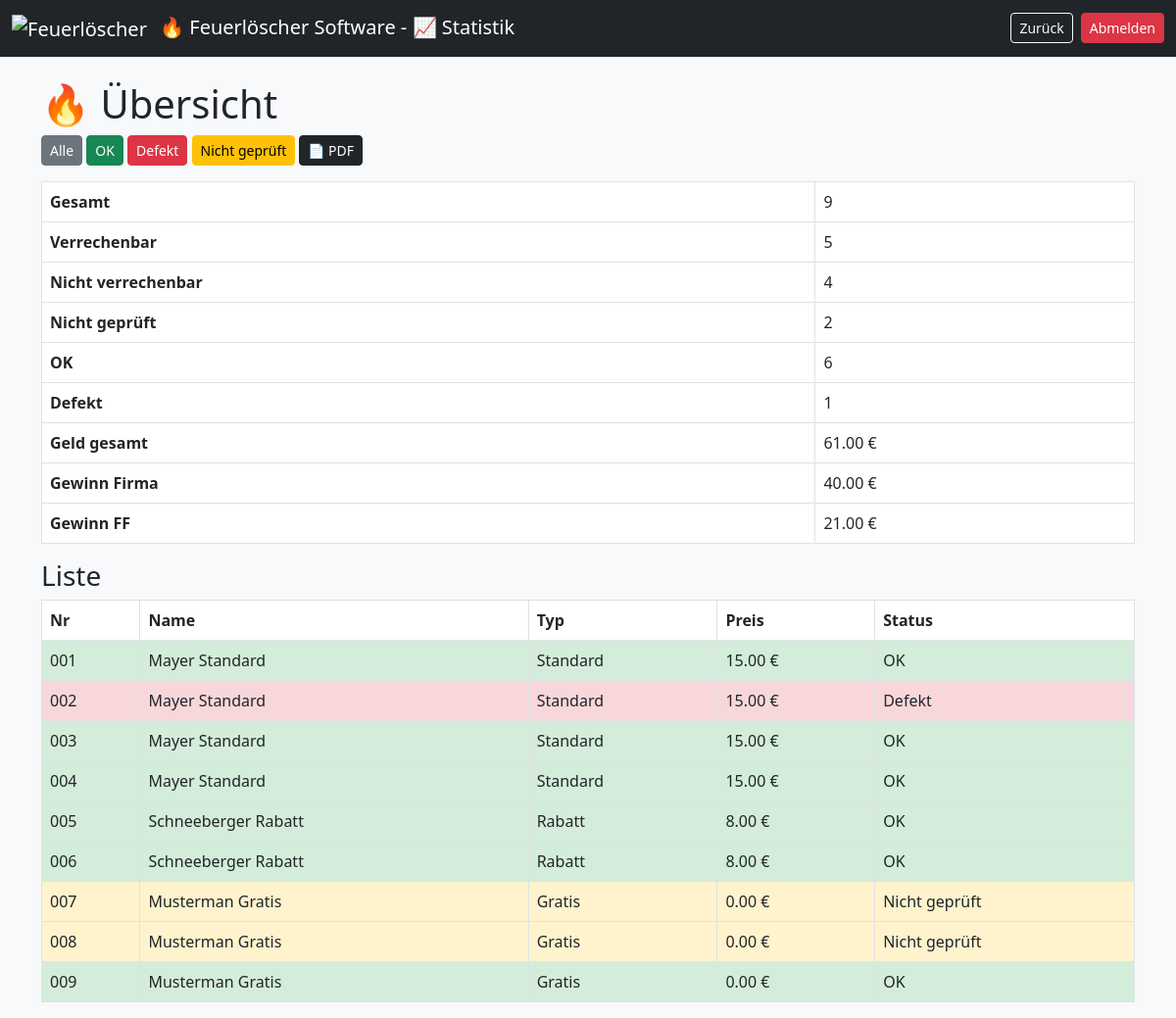
/statistik.php (signed in), run on an earlier commit of the app's database.
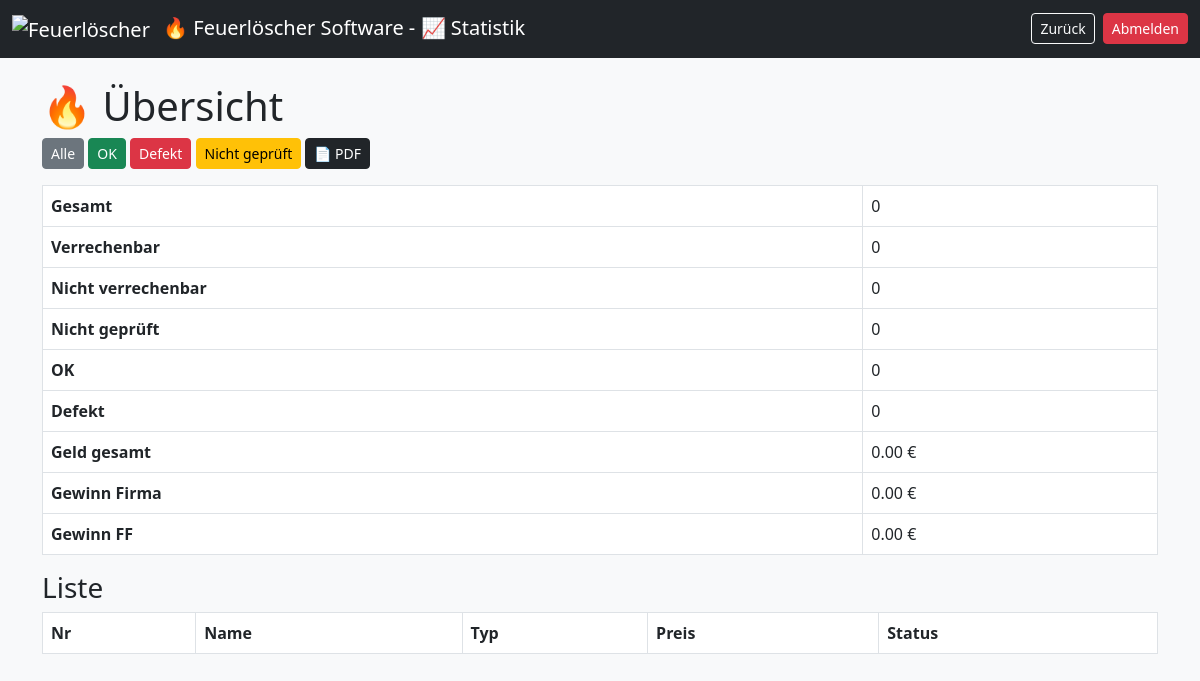
And on a later commit of the database.
### tables this page shows
CREATE TABLE loescher (
    id INTEGER PRIMARY KEY AUTOINCREMENT,
    nummer TEXT UNIQUE,
    name TEXT,
    zeitstempel TEXT,
    typ TEXT,
    preis REAL,
    loeschertyp TEXT,
    menge REAL,
    einheit TEXT,
    etikett_gedruckt INTEGER,
    abholschein_gedruckt INTEGER,
    bezahlt INTEGER,
    geprueft INTEGER,
    abgeholt INTEGER,
    defekt INTEGER,
    info TEXT,
    active INTEGER
);

### statistik.php (the view, shortened to what this page needs)
<?php
$db = getDB();
$statusFilter = $_GET['status'] ?? 'alle';
$result = $db->query("SELECT * FROM loescher WHERE active=1");
$allLoscher = [];
while ($row = $result->fetchArray(SQLITE3_ASSOC)) {
    $allLoscher[] = $row;
}
$stats = [
    'gesamt' => 0,
    'verrechenbar' => 0,
    'nicht_verrechenbar' => 0,
    'ok' => 0,
    'defekt' => 0,
    'nicht_geprueft' => 0
];
$gesamtVollerPreis = 0;
function getPreis($typ) {
    switch ($typ) {
        case 'Standard': return PREIS_STANDARD;
        case 'Rabatt': return PREIS_RABATT;
        default: return 0;
    }
}
$gefilterteLoscher = [];
foreach ($allLoscher as $l) {
    if ($l['defekt']) {
        $status = 'defekt';
        $statusText = 'Defekt';
    } elseif (!$l['geprueft']) {
        $status = 'nicht';
        $statusText = 'Nicht geprüft';
    } else {
        $status = 'ok';
        $statusText = 'OK';
    }
    $vollpreis = getPreis($l['typ']);
    $istVerrechenbar = (
        !$l['defekt'] &&
        $l['bezahlt'] &&
        $l['typ'] !== 'Gratis' &&
        $l['geprueft']
    );
    $stats['gesamt']++;
    if ($status === 'defekt') $stats['defekt']++;
    elseif ($status === 'ok') $stats['ok']++;
    elseif ($status === 'nicht') $stats['nicht_geprueft']++;
    if ($istVerrechenbar) {
        $stats['verrechenbar']++;
        $gesamtVollerPreis += $vollpreis;
    } else {
        $stats['nicht_verrechenbar']++;
    }
    $l['statusText'] = $statusText;
    $l['vollpreis'] = $vollpreis;
    $gefilterteLoscher[] = $l;
}
$gesamtGewinnFirma = $stats['verrechenbar'] * PREIS_RABATT;
$gesamtGewinnFF = $gesamtVollerPreis - $gesamtGewinnFirma;
?>
<!DOCTYPE html>
<html>
<head>
<link href="https://cdn.jsdelivr.net/npm/bootstrap@5.3.0/dist/css/bootstrap.min.css" rel="stylesheet">
</head>
<body class="bg-light">
<nav class="navbar navbar-expand-lg navbar-dark bg-dark">
    <div class="container-fluid">
        <span class="navbar-brand">
            <img src="./images/Feuerlöscher.ico" alt="Feuerlöscher" width="24" height="24" class="me-2">
            &#128293; Feuerlöscher Software - &#128200; Statistik
        </span>
        <div class="d-flex gap-2">
            <a href="index.php" class="btn btn-outline-light btn-sm">
                Zurück
            </a>
            <a href="?logout=1" class="btn btn-danger btn-sm">
                Abmelden
            </a>
        </div>
    </div>
</nav>
<div class="container mt-4">
    <h1>&#128293; Übersicht</h1>
    <div class="mb-3">
        <a href="?status=alle" class="btn btn-secondary btn-sm">Alle</a>
        <a href="?status=ok" class="btn btn-success btn-sm">OK</a>
        <a href="?status=defekt" class="btn btn-danger btn-sm">Defekt</a>
        <a href="?status=nicht" class="btn btn-warning btn-sm">Nicht geprüft</a>
        <a href="statistik_export_pdf.php?status=<?= $statusFilter ?>"
           target="_blank"
           rel="noopener noreferrer"
           class="btn btn-dark btn-sm">
           📄 PDF
        </a>
    </div>
    <table class="table table-bordered w-100">
        <tr><th>Gesamt</th><td><?= $stats['gesamt'] ?></td></tr>
        <tr><th>Verrechenbar</th><td><?= $stats['verrechenbar'] ?></td></tr>
        <tr><th>Nicht verrechenbar</th><td><?= $stats['nicht_verrechenbar'] ?></td></tr>
        <tr><th>Nicht geprüft</th><td><?= $stats['nicht_geprueft'] ?></td></tr>
        <tr><th>OK</th><td><?= $stats['ok'] ?></td></tr>
        <tr><th>Defekt</th><td><?= $stats['defekt'] ?></td></tr>
        <tr><th>Geld gesamt</th><td><?= number_format($gesamtVollerPreis,2) ?> €</td></tr>
        <tr><th>Gewinn Firma</th><td><?= number_format($gesamtGewinnFirma,2) ?> €</td></tr>
        <tr><th>Gewinn FF</th><td><?= number_format($gesamtGewinnFF,2) ?> €</td></tr>
    </table>
    <h3>Liste</h3>
    <table class="table table-bordered">
    <thead>
        <tr>
            <th>Nr</th>
            <th>Name</th>
            <th>Typ</th>
            <th>Preis</th>
            <th>Status</th>
        </tr>
    </thead>
    <tbody>
        <?php foreach ($gefilterteLoscher as $v): ?>
            <?php
            if ($v['defekt']) {
                $class = 'status-defekt';
            } elseif (!$v['geprueft']) {
                $class = 'status-nicht';
            } else {
                $class = 'status-ok';
            }
            ?>
            <tr>
                <td class="<?= $class ?>"><?= sprintf("%03d", $v['nummer']) ?></td>
                <td class="<?= $class ?>"><?= htmlspecialchars($v['name']) ?></td>
                <td class="<?= $class ?>"><?= htmlspecialchars($v['typ']) ?></td>
                <td class="<?= $class ?>"><?= number_format($v['vollpreis'],2) ?> €</td>
                <td class="<?= $class ?>"><?= $v['statusText'] ?></td>
            </tr>
        <?php endforeach; ?>
    </tbody>
</table>
</div>
</body>
</html>

### statistik.php (style rules this page uses)
td { vertical-align: middle; }
.status-ok { background-color: #d4edda !important; }
.status-defekt { background-color: #f8d7da !important; }
.status-nicht { background-color: #fff3cd !important; }

What changed in the data, as far as the page shows it:
removed loescher: nummer "001", name "Mayer Standard", typ "Standard", preis "15.00", statusText "OK"
removed loescher: nummer "002", name "Mayer Standard", typ "Standard", preis "15.00", statusText "Defekt"
removed loescher: nummer "003", name "Mayer Standard", typ "Standard", preis "15.00", statusText "OK"
removed loescher: nummer "004", name "Mayer Standard", typ "Standard", preis "15.00", statusText "OK"
removed loescher: nummer "005", name "Schneeberger Rabatt", typ "Rabatt", preis "8.00", statusText "OK"
removed loescher: nummer "006", name "Schneeberger Rabatt", typ "Rabatt", preis "8.00", statusText "OK"
removed loescher: nummer "007", name "Musterman Gratis", typ "Gratis", preis "0.00", statusText "Nicht geprüft"
removed loescher: nummer "008", name "Musterman Gratis", typ "Gratis", preis "0.00", statusText "Nicht geprüft"
removed loescher: nummer "009", name "Musterman Gratis", typ "Gratis", preis "0.00", statusText "OK"
Also different on the page:
$stats['gesamt']: "9" → "0"
$stats['verrechenbar']: "5" → "0"
$stats['nicht_verrechenbar']: "4" → "0"
$stats['nicht_geprueft']: "2" → "0"
$stats['ok']: "6" → "0"
$stats['defekt']: "1" → "0"
$gesamtVollerPreis: "61.00" → "0.00"
$gesamtGewinnFirma: "40.00" → "0.00"
$gesamtGewinnFF: "21.00" → "0.00"
